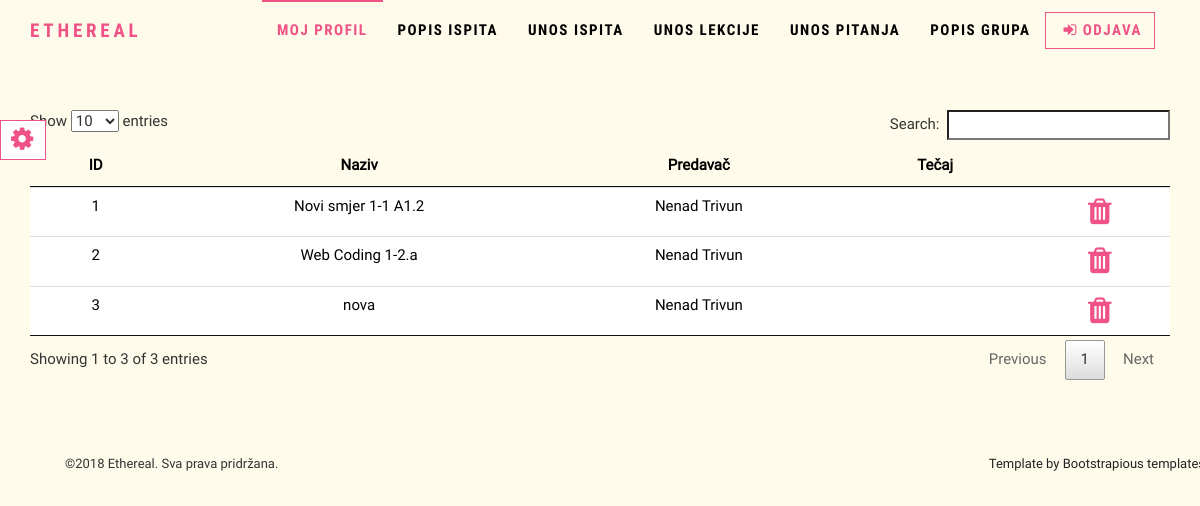
The app's page /php/groups.php (signed in), older data.
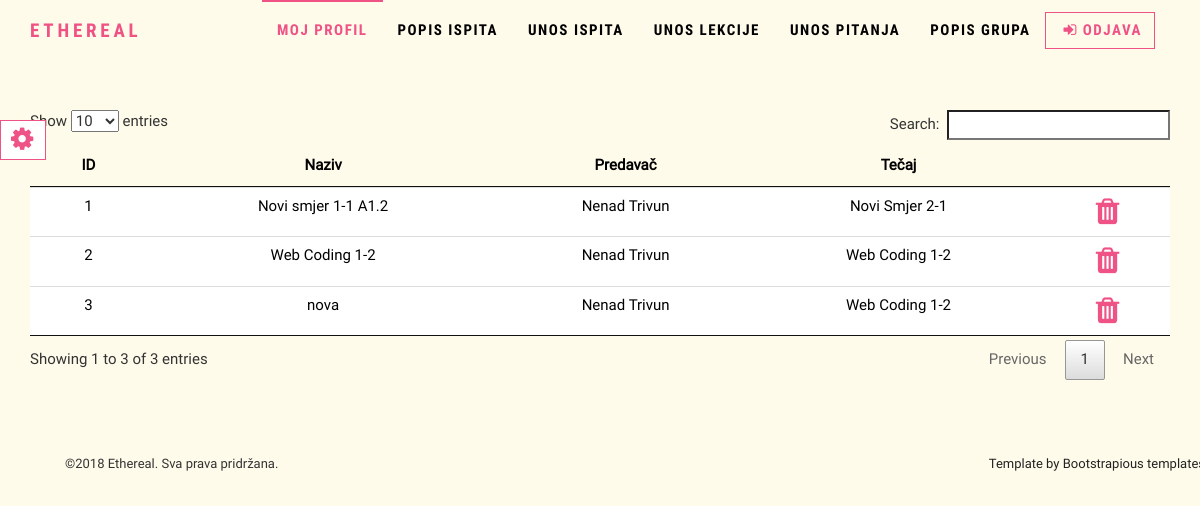
The same page, newer data.
### tables this page shows
CREATE TABLE `grupa` (
  `id` int(11) NOT NULL,
  `naziv` varchar(100) NOT NULL,
  `id_predavac_fk` int(11) NOT NULL,
  `id_tecaj_fk` int(11) NOT NULL
);

CREATE TABLE `users` (
  `id` int(11) NOT NULL,
  `ime` varchar(30) NOT NULL,
  `prezime` varchar(30) NOT NULL,
  `username` varchar(255) NOT NULL,
  `password` varchar(255) NOT NULL,
  `oib` varchar(11) NOT NULL,
  `email` varchar(255) NOT NULL,
  `telefon` varchar(50) NOT NULL,
  `adresa` varchar(50) NOT NULL,
  `datum_rodjenja` date NOT NULL,
  `id_status_fk` int(11) NOT NULL
);

CREATE TABLE `tecaj` (
  `id` int(11) NOT NULL,
  `smjer` varchar(100) NOT NULL
);

### php/includes/functions.php (called while the page is built, shortened)
<?php
	function checkStatus(){
		$role = $_SESSION['role'];
		$adminPages = array("course_add","courses","users","user_add","user");
		switch($role){
			case("2"):
				if (in_array(basename(__FILE__, ".php"), $adminPages)){
					return false;
				}
				else{
					return 2;
				}
				break;
		}
	}
	?>

### php/groups.php (the view, shortened to what this page needs)
<?php
require_once "includes/functions.php";
$con = spajanje();
$status = checkStatus();
if($status !== 1 && $status !== 2){
	header("refresh:2;url=index.php");
	die("Nemate ovlasti za pristup ovoj stranici! Prebacujem na index.php...");
}
else{
	$currentUser = $_SESSION['userid'];
	if($status == 1){
	$sql = "SELECT grupa.id, grupa.naziv, users.ime, users.prezime, tecaj.smjer
			FROM grupa
			INNER JOIN users ON users.id = grupa.id_predavac_fk
			INNER JOIN tecaj ON tecaj.id = grupa.id_tecaj_fk
			WHERE users.id_status_fk = 2;";
	}
	else{
		$sql = "SELECT grupa.id, grupa.naziv, users.ime, users.prezime, tecaj.smjer
			FROM grupa
			INNER JOIN users ON users.id = grupa.id_predavac_fk
			INNER JOIN tecaj ON tecaj.id = grupa.id_tecaj_fk
			WHERE users.id_status_fk = 2
			AND grupa.id_predavac_fk = $currentUser;";
	}
	$result = mysqli_query($con, $sql);
	require_once "includes/header.php";
		if (mysqli_num_rows($result) > 0){
			echo '
			<table id = "table" class="table table-hover">
				<thead>
					<tr>
						<th>ID</th>
						<th>Naziv</th>
						<th>Predavač</th>
						<th>Tečaj</th>
						<th></th>
					</tr>
				</thead>
				<tbody>';
		while($group = mysqli_fetch_assoc($result)){
			echo "
				<tr class = 'clickable-row-group' id ='".$group['id']."'>
					<td>".$group['id']."</td>
					<td>".$group['naziv']."</td>
					<td>".$group['ime']." ".$group['prezime']."</td>
					<td>".$group['smjer']."</td>
					<td>
						<a class = 'NOUNDERLINE' href='groups.php?obrisi=true&id=".$group['id']."' onclick='return confirm(\"Jeste li sigurni da zelite obrisati grupu?\")'>
							<i class='fa fa-trash fa-2x' aria-hidden='true'></i>
						</a>
					</td>
				</tr>";
		}
		echo "</tbody></table>";
	}
		else {
			echo "<p>U bazi nema rezultata za ovaj upit: $sql </p>";
		}
}
require "includes/footer.php";
?>

Row changes from the older to the newer data that the page shows:
changed through a linked row, grupa "Novi smjer 1-1 A1.2": id_tecaj_fk.smjer (not shown) → "Novi Smjer 2-1"
changed grupa id 2: naziv "Web Coding 1-2.a" → "Web Coding 1-2"; id_tecaj_fk.smjer (not shown) → "Web Coding 1-2"
changed through a linked row, grupa "nova": id_tecaj_fk.smjer (not shown) → "Web Coding 1-2"
